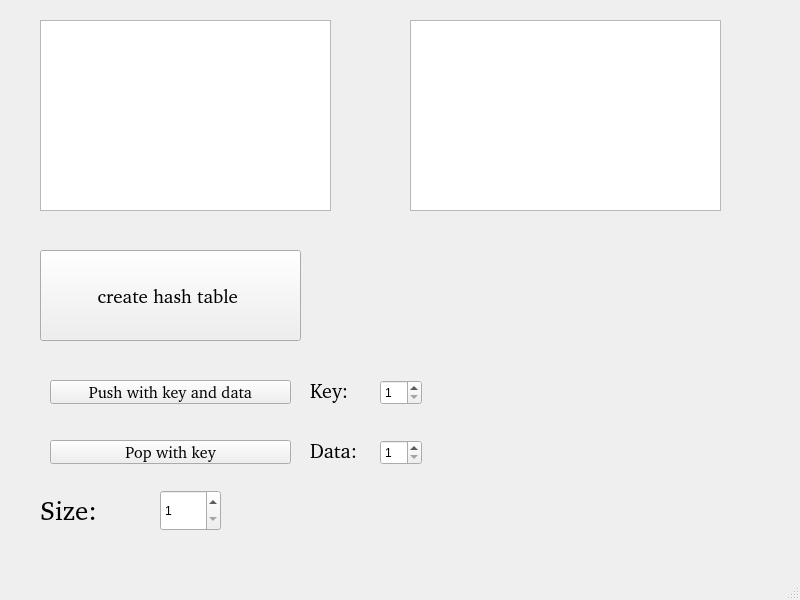
<?xml version="1.0" encoding="UTF-8"?>
<ui version="4.0">
 <class>MainWindow</class>
 <widget class="QMainWindow" name="MainWindow">
  <property name="geometry">
   <rect>
    <x>0</x>
    <y>0</y>
    <width>800</width>
    <height>600</height>
   </rect>
  </property>
  <property name="windowTitle">
   <string>MainWindow</string>
  </property>
  <widget class="QWidget" name="centralwidget">
   <widget class="QPushButton" name="pushButton_create">
    <property name="geometry">
     <rect>
      <x>40</x>
      <y>250</y>
      <width>261</width>
      <height>91</height>
     </rect>
    </property>
    <property name="font">
     <font>
      <family>Bitstream Charter</family>
      <pointsize>14</pointsize>
     </font>
    </property>
    <property name="text">
     <string>create hash table </string>
    </property>
   </widget>
   <widget class="QSpinBox" name="spinBox">
    <property name="geometry">
     <rect>
      <x>160</x>
      <y>490</y>
      <width>61</width>
      <height>41</height>
     </rect>
    </property>
    <property name="minimum">
     <number>1</number>
    </property>
   </widget>
   <widget class="QTextEdit" name="textEdit">
    <property name="geometry">
     <rect>
      <x>40</x>
      <y>20</y>
      <width>291</width>
      <height>191</height>
     </rect>
    </property>
    <property name="readOnly">
     <bool>true</bool>
    </property>
   </widget>
   <widget class="QTextEdit" name="lineEdit">
    <property name="geometry">
     <rect>
      <x>410</x>
      <y>20</y>
      <width>311</width>
      <height>191</height>
     </rect>
    </property>
    <property name="readOnly">
     <bool>true</bool>
    </property>
   </widget>
   <widget class="QPushButton" name="pushButton">
    <property name="geometry">
     <rect>
      <x>50</x>
      <y>380</y>
      <width>241</width>
      <height>24</height>
     </rect>
    </property>
    <property name="font">
     <font>
      <family>Bitstream Charter</family>
      <pointsize>12</pointsize>
     </font>
    </property>
    <property name="text">
     <string>Push with key and data</string>
    </property>
   </widget>
   <widget class="QPushButton" name="pushButton_2">
    <property name="geometry">
     <rect>
      <x>50</x>
      <y>440</y>
      <width>241</width>
      <height>24</height>
     </rect>
    </property>
    <property name="font">
     <font>
      <family>Bitstream Charter</family>
      <pointsize>12</pointsize>
     </font>
    </property>
    <property name="text">
     <string>Pop with key</string>
    </property>
   </widget>
   <widget class="QSpinBox" name="spinBox_key">
    <property name="geometry">
     <rect>
      <x>380</x>
      <y>380</y>
      <width>42</width>
      <height>25</height>
     </rect>
    </property>
    <property name="minimum">
     <number>1</number>
    </property>
   </widget>
   <widget class="QLabel" name="label">
    <property name="geometry">
     <rect>
      <x>40</x>
      <y>480</y>
      <width>91</width>
      <height>61</height>
     </rect>
    </property>
    <property name="font">
     <font>
      <family>Bitstream Charter</family>
      <pointsize>20</pointsize>
     </font>
    </property>
    <property name="text">
     <string>Size:</string>
    </property>
   </widget>
   <widget class="QSpinBox" name="spinBox_data">
    <property name="geometry">
     <rect>
      <x>380</x>
      <y>440</y>
      <width>42</width>
      <height>25</height>
     </rect>
    </property>
    <property name="minimum">
     <number>1</number>
    </property>
   </widget>
   <widget class="QLabel" name="label_4">
    <property name="geometry">
     <rect>
      <x>310</x>
      <y>370</y>
      <width>51</width>
      <height>41</height>
     </rect>
    </property>
    <property name="font">
     <font>
      <family>Bitstream Charter</family>
      <pointsize>15</pointsize>
     </font>
    </property>
    <property name="text">
     <string>Key:</string>
    </property>
   </widget>
   <widget class="QLabel" name="label_5">
    <property name="geometry">
     <rect>
      <x>310</x>
      <y>430</y>
      <width>51</width>
      <height>41</height>
     </rect>
    </property>
    <property name="font">
     <font>
      <family>Bitstream Charter</family>
      <pointsize>15</pointsize>
     </font>
    </property>
    <property name="text">
     <string>Data:</string>
    </property>
   </widget>
  </widget>
  <widget class="QMenuBar" name="menubar">
   <property name="geometry">
    <rect>
     <x>0</x>
     <y>0</y>
     <width>800</width>
     <height>22</height>
    </rect>
   </property>
  </widget>
  <widget class="QStatusBar" name="statusbar"/>
 </widget>
 <resources/>
 <connections/>
</ui>
